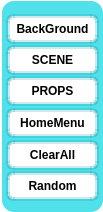
<?xml version="1.0" encoding="UTF-8"?>
<ui version="4.0">
 <class>MainMenu</class>
 <widget class="QWidget" name="MainMenu">
  <property name="geometry">
   <rect>
    <x>0</x>
    <y>0</y>
    <width>103</width>
    <height>212</height>
   </rect>
  </property>
  <property name="mouseTracking">
   <bool>true</bool>
  </property>
  <property name="acceptDrops">
   <bool>true</bool>
  </property>
  <property name="windowTitle">
   <string>Form</string>
  </property>
  <property name="styleSheet">
   <string notr="true">QWidget#MainMenu { background-color: transparent; }
QFrame#frame { background-color: rgba(33, 217, 229,200);
 border-radius: 12px;}

QPushButton#BackgroundBtn{color:black;
background-color: white;
 border-width: 4px;
 border-color: rgba(29,158,166,55);
 border-style: solid;
 border-radius: 7;
 padding: 3px;
 font-size: 12px;
font:bold;
 padding-left: 5px;
 padding-right: 5px;}
QPushButton#SceneBtn{color:black;
background-color: white;
 border-width: 4px;
 border-color: rgba(29,158,166,55);
 border-style: solid;
 border-radius: 7;
 padding: 3px;
 font-size: 12px;
font:bold;
 padding-left: 5px;
 padding-right: 5px;}
QPushButton#PropBtn{color:black;
background-color: white;
 border-width: 4px;
 border-color: rgba(29,158,166,55);
 border-style: solid;
 border-radius: 7;
 padding: 3px;
 font-size: 12px;
font:bold;
 padding-left: 5px;
 padding-right: 5px;}
QPushButton#ClearMenuBtn{color:black;
background-color: white;
 border-width: 4px;
 border-color: rgba(29,158,166,55);
 border-style: solid;
 border-radius: 7;
 padding: 3px;
 font-size: 12px;
font:bold;
 padding-left: 5px;
 padding-right: 5px;}
QPushButton#ClearEntityBtn{color:black;
background-color: white;
 border-width: 4px;
 border-color: rgba(29,158,166,55);
 border-style: solid;
 border-radius: 7;
 padding: 3px;
 font-size: 12px;
font:bold;
 padding-left: 5px;
 padding-right: 5px;}
QPushButton#RandomBtn{color:black;
background-color: white;
 border-width: 4px;
 border-color: rgba(29,158,166,55);
 border-style: solid;
 border-radius: 7;
 padding: 3px;
 font-size: 12px;
font:bold;
 padding-left: 5px;
 padding-right: 5px;}
QPushButton#MumbleBtn{color:black;
background-color: white;
 border-width: 4px;
 border-color: rgba(29,158,166,55);
 border-style: solid;
 border-radius: 7;
 padding: 3px;
 font-size: 12px;
font:bold;
 padding-left: 5px;
 padding-right: 5px;}
</string>
  </property>
  <widget class="QFrame" name="frame">
   <property name="geometry">
    <rect>
     <x>2</x>
     <y>1</y>
     <width>101</width>
     <height>211</height>
    </rect>
   </property>
   <property name="frameShape">
    <enum>QFrame::StyledPanel</enum>
   </property>
   <property name="frameShadow">
    <enum>QFrame::Raised</enum>
   </property>
   <property name="lineWidth">
    <number>0</number>
   </property>
   <widget class="QPushButton" name="BackgroundBtn">
    <property name="geometry">
     <rect>
      <x>4</x>
      <y>13</y>
      <width>93</width>
      <height>30</height>
     </rect>
    </property>
    <property name="mouseTracking">
     <bool>true</bool>
    </property>
    <property name="text">
     <string>BackGround</string>
    </property>
    <property name="iconSize">
     <size>
      <width>16</width>
      <height>16</height>
     </size>
    </property>
   </widget>
   <widget class="QPushButton" name="PropBtn">
    <property name="geometry">
     <rect>
      <x>4</x>
      <y>75</y>
      <width>93</width>
      <height>30</height>
     </rect>
    </property>
    <property name="mouseTracking">
     <bool>true</bool>
    </property>
    <property name="text">
     <string>PROPS</string>
    </property>
   </widget>
   <widget class="QPushButton" name="SceneBtn">
    <property name="geometry">
     <rect>
      <x>4</x>
      <y>44</y>
      <width>93</width>
      <height>30</height>
     </rect>
    </property>
    <property name="mouseTracking">
     <bool>true</bool>
    </property>
    <property name="styleSheet">
     <string notr="true"/>
    </property>
    <property name="text">
     <string>SCENE</string>
    </property>
   </widget>
   <widget class="QPushButton" name="ClearMenuBtn">
    <property name="geometry">
     <rect>
      <x>4</x>
      <y>107</y>
      <width>93</width>
      <height>30</height>
     </rect>
    </property>
    <property name="mouseTracking">
     <bool>true</bool>
    </property>
    <property name="styleSheet">
     <string notr="true"/>
    </property>
    <property name="text">
     <string>HomeMenu</string>
    </property>
   </widget>
   <widget class="QPushButton" name="ClearEntityBtn">
    <property name="geometry">
     <rect>
      <x>4</x>
      <y>139</y>
      <width>93</width>
      <height>30</height>
     </rect>
    </property>
    <property name="mouseTracking">
     <bool>true</bool>
    </property>
    <property name="styleSheet">
     <string notr="true"/>
    </property>
    <property name="text">
     <string>ClearAll</string>
    </property>
   </widget>
   <widget class="QPushButton" name="RandomBtn">
    <property name="geometry">
     <rect>
      <x>4</x>
      <y>170</y>
      <width>93</width>
      <height>30</height>
     </rect>
    </property>
    <property name="mouseTracking">
     <bool>true</bool>
    </property>
    <property name="styleSheet">
     <string notr="true"/>
    </property>
    <property name="text">
     <string>Random</string>
    </property>
   </widget>
  </widget>
 </widget>
 <resources/>
 <connections/>
</ui>
